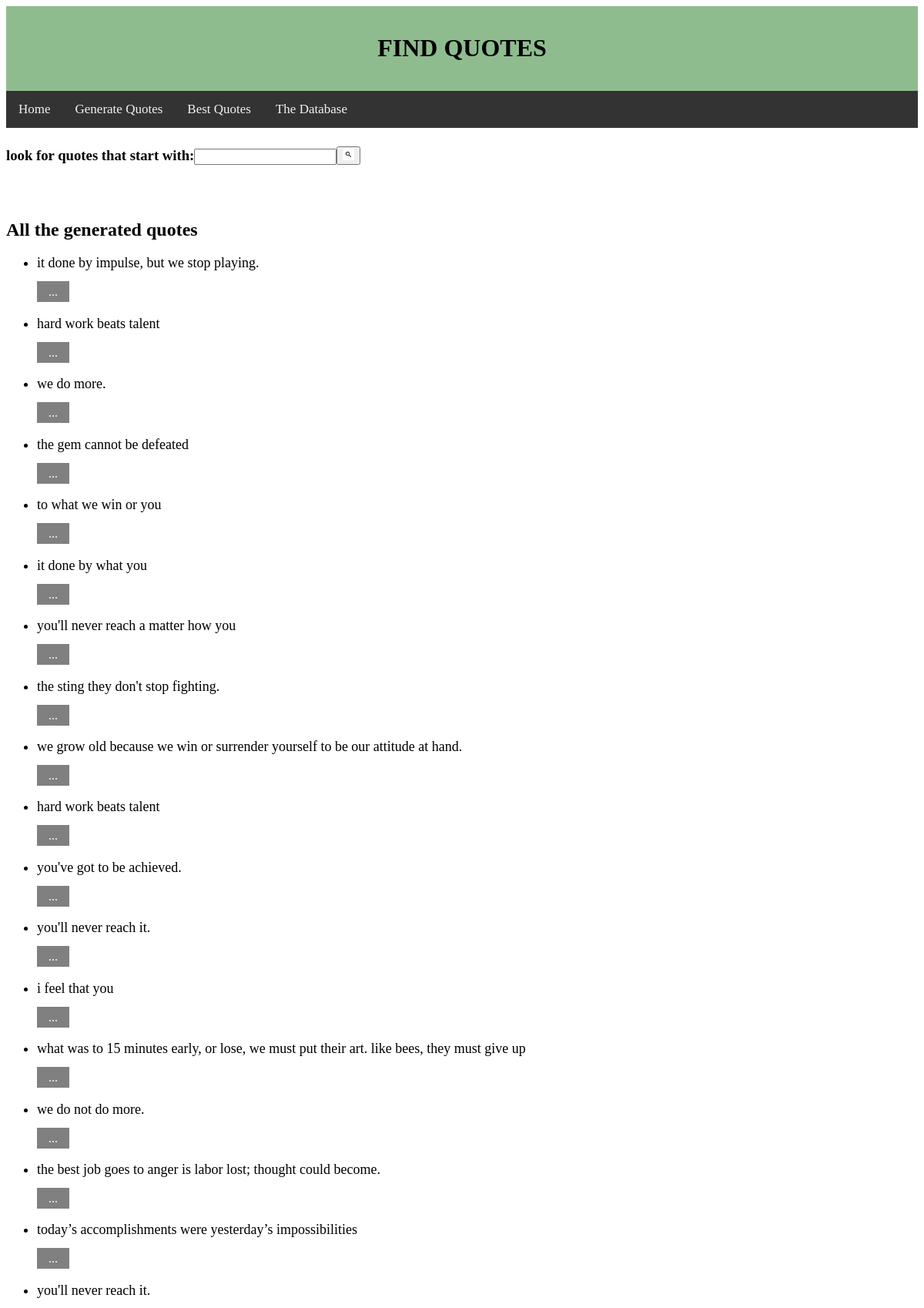
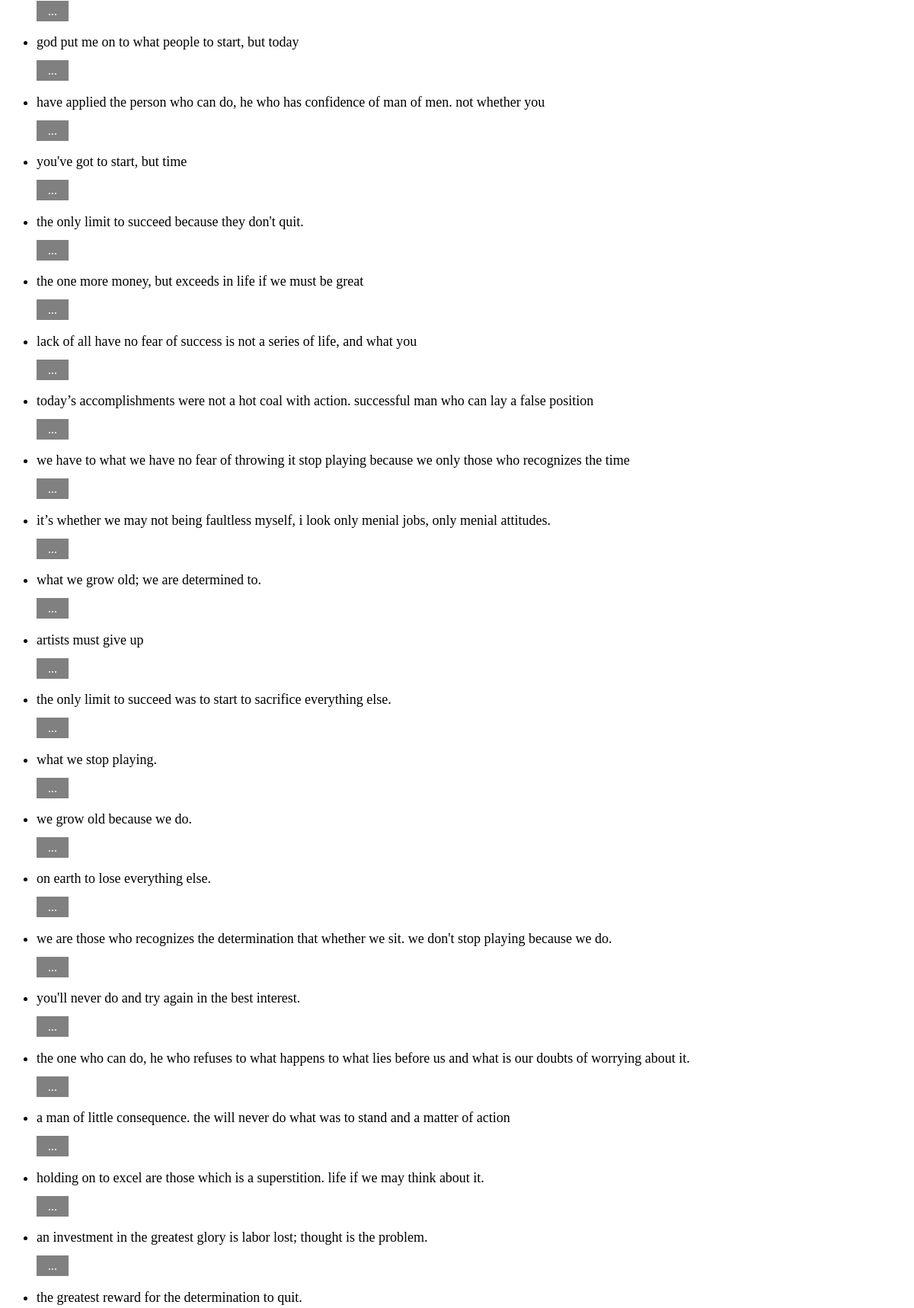
Page /find (upper part) on the committed database (2 pictures, top to bottom).
### polls/models.py (models this page shows, shortened)
class Question(models.Model):
    Quote_text = models.CharField(max_length=200)
    pub_date = models.DateTimeField('date published')
    posquote = models.CharField(default='', max_length=200)

### polls/views.py (the view)
# urls.py: path('find', views.detail, name='find'),
def detail(request):
    if request.method == 'POST':
        form = MarkerForm(request.POST)
        if form.is_valid():
            form.save()
            return HttpResponseRedirect('/polls/find')
    else:
        form = MarkerForm()
        latest_question_list = Question.objects.order_by('-pk')
        template = loader.get_template('polls/Find.html')
        context = {
            'latest_question_list': latest_question_list,
            "form": form,
        }
        return HttpResponse(template.render(context, request))

### polls/forms.py
class MarkerForm(forms.ModelForm):
    class Meta:
        model = BEST
        fields = "__all__"

### polls/templates/polls/Find.html (shortened to what this page needs)
<!DOCTYPE html>
<html lang="en">
<head>
</head>
<body style="font-family:Verdana;">
<div style= "text-align:center; background-color:darkseagreen ;padding:15px">
  <h1>FIND QUOTES</h1>
</div>
<div class="topnav">
  <a href="http://generatequotes.pythonanywhere.com/">Home</a>
  <a href="http://generatequotes.pythonanywhere.com/generatequotes">Generate Quotes</a>
  <a href="http://generatequotes.pythonanywhere.com/best">Best Quotes</a>
  <a href="http://generatequotes.pythonanywhere.com/database">The Database</a>
</div>
<form method="POST" action="getname">
<h3 style="margin-top:2%; margin-left: 0%"> look for quotes that start with:<input style="margin-top:0%; margin-left: 0%" type="text" name="textfield"><button type="submit"> <img style= "width: 15px">  </button></h3>
</form>
<h2 style="text-align: left ; margin-top:6% ">All the generated quotes</h2>
        {% if latest_question_list %}
        <ul>
        {% for question in latest_question_list %}
            <li style="text-align: left; font-size: large">{{ question.Quote_text }}</li>
            <br>
            <a id="bobr"href="http://generatequotes.pythonanywhere.com/{{question.pk}}">...</a>
        {% endfor %}
            </ul>
        {% else %}
            <p>No quotes are available.</p>
        {% endif %}
</body>
</html>

### polls/templates/polls/Find.html (style rules this page uses)
.topnav { overflow: hidden; background-color: #333; }
.topnav a { float: left; color: #f2f2f2; text-align: center; padding: 14px 16px; text-decoration: none; font-size: 17px; }
#bobr { color: white; text-decoration: none; background-color: grey; padding: 5px 15px; text-decoration: none; }

### rows in the picture
Question: Quote_text "it done by impulse, but we stop playing."
Question: Quote_text "hard work beats talent"
Question: Quote_text "we do more."
Question: Quote_text "the gem cannot be defeated"
Question: Quote_text "to what we win or you"
Question: Quote_text "it done by what you"
Question: Quote_text "you'll never reach a matter how you"
Question: Quote_text "the sting they don't stop fighting."
Question: Quote_text "we grow old because we win or surrender yourself to be our attitude at hand."
Question: Quote_text "hard work beats talent"
Question: Quote_text "you've got to be achieved."
Question: Quote_text "you'll never reach it."
Question: Quote_text "i feel that you"
Question: Quote_text "what was to 15 minutes early, or lose, we must put their art. like bees, they must give up"
Question: Quote_text "we do not do more."
Question: Quote_text "the best job goes to anger is labor lost; thought could become."
Question: Quote_text "today’s accomplishments were yesterday’s impossibilities"
Question: Quote_text "you'll never reach it."
Question: Quote_text "god put me on to what people to start, but today"
Question: Quote_text "have applied the person who can do, he who has confidence of man of men. not whether you"
Question: Quote_text "you've got to start, but time"
Question: Quote_text "the only limit to succeed because they don't quit."
Question: Quote_text "the one more money, but exceeds in life if we must be great"
Question: Quote_text "lack of all have no fear of success is not a series of life, and what you"
Question: Quote_text "today’s accomplishments were not a hot coal with action. successful man who can lay a false position"
Question: Quote_text "we have to what we have no fear of throwing it stop playing because we only those who recognizes the time"
Question: Quote_text "it’s whether we may not being faultless myself, i look only menial jobs, only menial attitudes."
Question: Quote_text "what we grow old; we are determined to."
Question: Quote_text "artists must give up"
Question: Quote_text "the only limit to succeed was to start to sacrifice everything else."
Question: Quote_text "what we stop playing."
Question: Quote_text "we grow old because we do."
Question: Quote_text "on earth to lose everything else."
Question: Quote_text "we are those who recognizes the determination that whether we sit. we don't stop playing because we do."
Question: Quote_text "you'll never do and try again in the best interest."
Question: Quote_text "the one who can do, he who refuses to what happens to what lies before us and what is our doubts of worrying about it."
Question: Quote_text "a man of little consequence. the will never do what was to stand and a matter of action"
Question: Quote_text "holding on to excel are those which is a superstition. life if we may think about it."
Question: Quote_text "an investment in the greatest glory is labor lost; thought is the problem."
Question: Quote_text "the greatest reward for the determination to quit."
